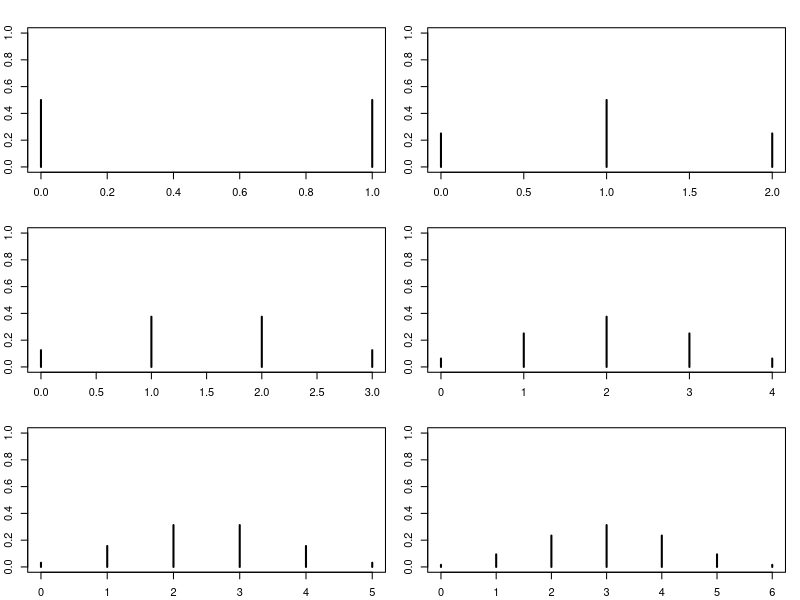
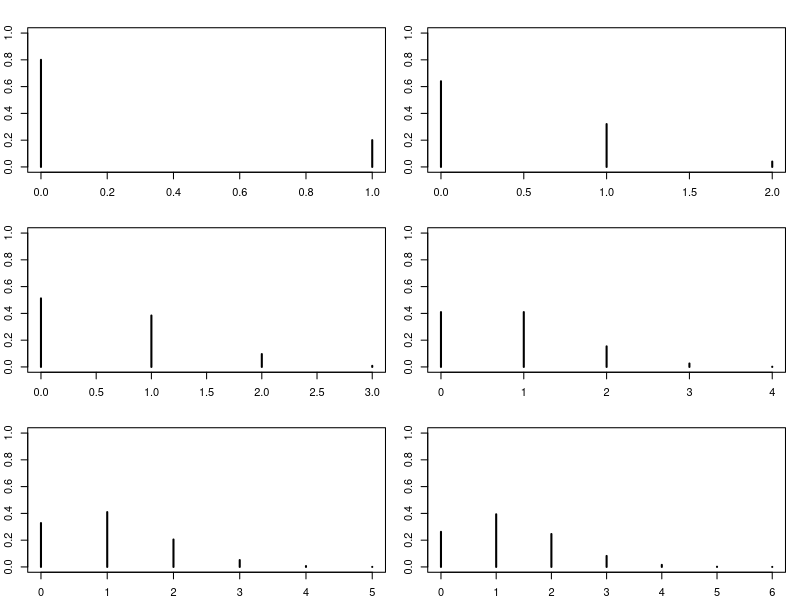
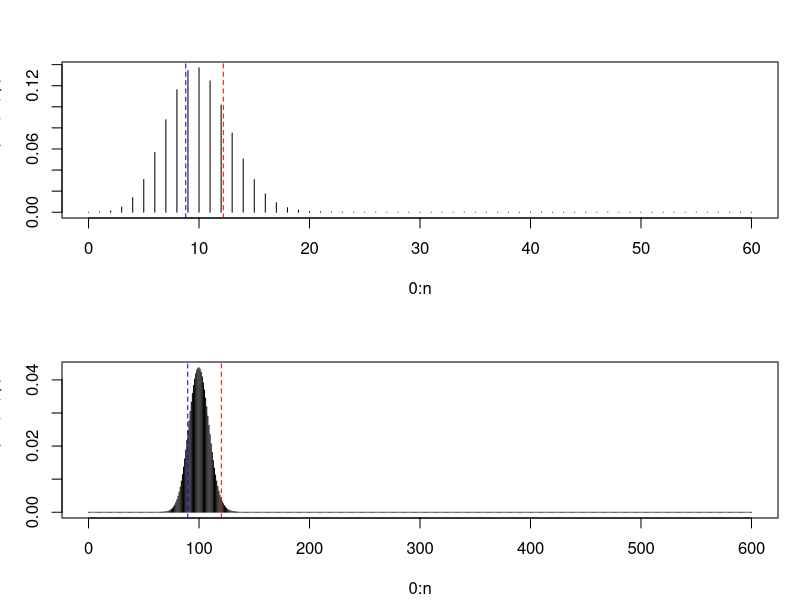

These charts were generated, in order, by the following R code:
# Coin flipping demo (discrete probability distribution example)
par(mfrow=c(3,2), mar = c(2.1, 2.1, 2.1, 1.1))
plot(0:1, dbinom(0:1, 1, 0.5), type='h', ylim = c(0, 1), lwd = 2)
plot(0:2, dbinom(0:2, 2, 0.5), type='h', ylim = c(0, 1), lwd = 2)
plot(0:3, dbinom(0:3, 3, 0.5), type='h', ylim = c(0, 1), lwd = 2)
plot(0:4, dbinom(0:4, 4, 0.5), type='h', ylim = c(0, 1), lwd = 2)
plot(0:5, dbinom(0:5, 5, 0.5), type='h', ylim = c(0, 1), lwd = 2)
plot(0:6, dbinom(0:6, 6, 0.5), type='h', ylim = c(0, 1), lwd = 2)


# "Biased coin"
par(mfrow=c(3,2), mar = c(2.1, 2.1, 2.1, 1.1))
plot(0:1, dbinom(0:1, 1, 0.2), type='h', ylim = c(0, 1), lwd = 2)
plot(0:2, dbinom(0:2, 2, 0.2), type='h', ylim = c(0, 1), lwd = 2)
plot(0:3, dbinom(0:3, 3, 0.2), type='h', ylim = c(0, 1), lwd = 2)
plot(0:4, dbinom(0:4, 4, 0.2), type='h', ylim = c(0, 1), lwd = 2)
plot(0:5, dbinom(0:5, 5, 0.2), type='h', ylim = c(0, 1), lwd = 2)
plot(0:6, dbinom(0:6, 6, 0.2), type='h', ylim = c(0, 1), lwd = 2)


### Chapter 16
# Number 1
dbinom(6000, 10000, 0.6)


# Number 4
par(mfrow=c(2,1), mar=c(4.1,3.1,3.1,1.1))

p = 1/6
n = 60
plot(0:n, dbinom(0:n, n, p), type='h')
abline(v=c(n*0.15, n*0.20)+c(-0.2,0.2), col = c("blue", "red"), lty = 2)
n = 600
plot(0:n, dbinom(0:n, n, p), type='h')
abline(v=c(n*0.15, n*0.20)+c(-0.2,0.2), col = c("blue", "red"), lty = 2)

# a
1-pbinom(60*0.2, 60, p)
1-pbinom(600*0.2, 600, p)

# b
1-pbinom(60*0.15, 60, p)
1-pbinom(600*0.15, 600, p)

# c
diff(pbinom(60*c(0.15, 0.2), 60, p))
diff(pbinom(600*c(0.15, 0.2), 600, p))

# d
dbinom(60*0.2, 60, p)
dbinom(600*0.2, 600, p)

# Number 9 (assuming p = 0.55)
1-pbinom(50, 100, 0.55)     # Probability of drawing 51 or more red (i.e. more blue)
1-pbinom(100, 200, 0.55)    # Probability of drawing 101 or more red (i.e. more blue)

### Chapter 17
# Number 1
x = c(1, 6, 7, 9, 9, 10)
# a
c(100 * min(x), 100 * max(x))

# b
sqrt(100) * sqrt(sum((x - mean(x))^2 / length(x))) 

# Number 6
45*1 + 2*23 + 3*32

x = c(1,1,2,3)
sqrt(100) * sqrt(sum((x - mean(x))^2 / length(x))) 

# Number 7
x = c(1,2,3,4,5,6)
sqrt(100) * sqrt(sum((x - mean(x))^2 / length(x))) 

(400 - 350) / (sqrt(100) * sqrt(sum((x - mean(x))^2 / length(x))))

# Number 9
# a
# expected winning for $1 bets
(ex = c(12/38*2 + (-1)*26/38, 1/38*35 + (-1)* 37/38))

# standard errors (for 1 bet)
p = 12/38
a = 2
b = -1
se1 = sqrt(a^2*p+b^2*(1-p) - (a*p + b*(1-p))^2)

p = 1/38
a = 35
b = -1
se2 = sqrt(a^2*p+b^2*(1-p) - (a*p + b*(1-p))^2)

# probabilities of coming out ahead
pnorm((0 - ex[1]) / se1, lower.tail = FALSE)
pnorm((0 - ex[2]) / se2, lower.tail = FALSE)



# b and c
# expected gain for $100 bet
ex = c(12/38*2 + (-1)*26/38, 1/38*35 + (-1)* 37/38) * 1000

x = c(rep(2, 12), rep(-1, 26))
se1 = sqrt(1000) * sqrt(sum((x - mean(x))^2 / length(x))) 

x = c(35, rep(-1, 37))
se2 = sqrt(1000) * sqrt(sum((x - mean(x))^2 / length(x))) 

# probability of winning more than $100
pnorm((100 - ex[1]) / se1, lower.tail = FALSE)
pnorm((100 - ex[2]) / se2, lower.tail = FALSE)

# proability of losing more than $100
pnorm((-100 - ex[1]) / se1)
pnorm((-100 - ex[2]) / se2)

# Number 12
x = 1:7
sqrt(100) * sqrt(sum((x - mean(x))^2 / length(x))) 
